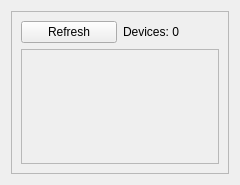
<?xml version="1.0" encoding="UTF-8"?>
<ui version="4.0">
 <class>Form</class>
 <widget class="QWidget" name="Form">
  <property name="geometry">
   <rect>
    <x>0</x>
    <y>0</y>
    <width>240</width>
    <height>185</height>
   </rect>
  </property>
  <property name="windowTitle">
   <string>Form</string>
  </property>
  <layout class="QVBoxLayout" name="verticalLayout">
   <item>
    <widget class="QFrame" name="frame">
     <property name="frameShape">
      <enum>QFrame::StyledPanel</enum>
     </property>
     <property name="frameShadow">
      <enum>QFrame::Raised</enum>
     </property>
     <layout class="QGridLayout" name="gridLayout_2">
      <item row="0" column="1">
       <widget class="QLabel" name="DevicesLabel">
        <property name="text">
         <string>Devices: 0</string>
        </property>
       </widget>
      </item>
      <item row="0" column="0">
       <widget class="QPushButton" name="RefreshButton">
        <property name="text">
         <string>Refresh</string>
        </property>
       </widget>
      </item>
      <item row="1" column="0" colspan="2">
       <widget class="QScrollArea" name="scrollArea">
        <property name="widgetResizable">
         <bool>true</bool>
        </property>
        <widget class="QWidget" name="DevicesScroll">
         <property name="geometry">
          <rect>
           <x>0</x>
           <y>0</y>
           <width>204</width>
           <height>110</height>
          </rect>
         </property>
         <layout class="QGridLayout" name="gridLayout">
          <item row="0" column="0">
           <layout class="QVBoxLayout" name="DevicesLayout"/>
          </item>
         </layout>
        </widget>
       </widget>
      </item>
     </layout>
    </widget>
   </item>
  </layout>
 </widget>
 <resources/>
 <connections/>
</ui>
